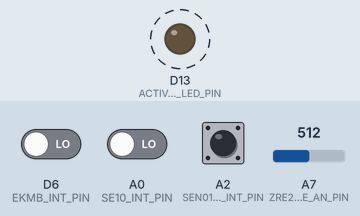
This program was run on a simulated Adafruit Feather M0. Shown: output pins drawn as LEDs (lit = HIGH). Dashed ring = blinking. Inputs (shaded band) come from the test bench; at power-on: D6 (EKMB_INT_PIN) LOW, A0 (SE10_INT_PIN) LOW, A2 (SEN0192_INT_PIN) HIGH, A7 (ZRE200GE_AN_PIN) = 512 (analog values on the 0–1023 scale).

Above: at 0.2 s.
Timing chart, 0 to 3.0 s (numbered marks = the images above):
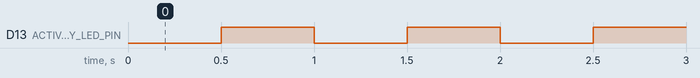

The program:

main.cpp
```cpp
// (licence header left out)
#include <Arduino.h>

// #define DEBUG

#define MOTION_START 0xFE
#define REMOTE_END 0xFF

#define SEN0192_INT_PIN A2
#define SE10_INT_PIN A0
#define ZRE200GE_AN_PIN A7
#define EKMB_INT_PIN 6
#define SEN0192_MIN_PULSE_WIDTH 5
#define SE10_MIN_PULSE_WIDTH 5
#define SEN0192_ID 0
#define SE10_ID 1
#define ZRE200GE_ID 2
#define EKMB_ID 3
#define ZRE200GE_DC_OFFSET 2308
#define ZRE200GE_DETECT_T 500
#define ZRE200GE_THRESHOLD 120

#define ACTIVITY_LED_PIN 13


class Motion {
    uint8_t _sensor_id;
    uint32_t _cntr;
    uint8_t _overflow;
  public:
    void init(uint8_t sensor_id);
    void record_motion(void);
    void reset_count(void);
    uint32_t get_count(void) {return _cntr;}
};

void Motion::init(uint8_t sensor_id)
{
    uint32_t i = 0;
    _sensor_id = sensor_id;
    _cntr = 0;
    _overflow = 0;
}
void Motion::record_motion(void)
{
    _cntr++;
}

void Motion::reset_count(void)
{
    _cntr = 0;
}

uint8_t total_sensors = 4;
Motion sen0192_motion, se10_motion, zre200ge_motion, ekmb_motion;
String serial_data_string;
uint8_t act_led_state = 0;

uint32_t zre200ge_detect_millis = 0;

volatile uint8_t sen0192_detected, se10_detected,zre200ge_detected,ekmb_detected;

void sen0192_motion_detected(void);
void se10_motion_detected(void);
void ekmb_motion_detected(void);

void setup()
{
    #ifdef DEBUG
    Serial.begin(115200);
    #endif
    Serial1.begin(9600); //XBee com port
    analogReadResolution(12);
    pinMode(SEN0192_INT_PIN, INPUT);
    pinMode(SE10_INT_PIN, INPUT);
    pinMode(EKMB_INT_PIN, INPUT);
    pinMode(ZRE200GE_AN_PIN, INPUT);
    pinMode(ACTIVITY_LED_PIN, OUTPUT);
    sen0192_detected = 0;
    se10_detected = 0;
    sen0192_motion.init(SEN0192_ID);
    se10_motion.init(SE10_ID);
    zre200ge_motion.init(ZRE200GE_ID);
    ekmb_motion.init(EKMB_ID);
    attachInterrupt(digitalPinToInterrupt(SEN0192_INT_PIN),sen0192_motion_detected,FALLING);
    attachInterrupt(digitalPinToInterrupt(SE10_INT_PIN),se10_motion_detected,RISING);
    attachInterrupt(digitalPinToInterrupt(EKMB_INT_PIN),ekmb_motion_detected,RISING);
}

void loop()
{
    //Check if motion was detected
    uint16_t zre200ge_an_tmp = analogRead(ZRE200GE_AN_PIN);
    if((zre200ge_an_tmp > (ZRE200GE_DC_OFFSET + ZRE200GE_THRESHOLD)) || (zre200ge_an_tmp < (ZRE200GE_DC_OFFSET - ZRE200GE_THRESHOLD)))
    {
        if(millis()-zre200ge_detect_millis >= ZRE200GE_DETECT_T)
        {
            zre200ge_detect_millis = millis();
            zre200ge_detected = 1;
        }
    }
    // #ifdef DEBUG
    // Serial.println(zre200ge_an_tmp);
    // #endif
    // delay(1000);
    if(sen0192_detected)
    {
        sen0192_detected = 0;
        sen0192_motion.record_motion();
        #ifdef DEBUG
        Serial.println("SEN0192 Deteceted a rat!!!");
        #endif
        act_led_state = !act_led_state;
        digitalWrite(ACTIVITY_LED_PIN,act_led_state);
    }
    if(se10_detected)
    {
        se10_detected = 0;
        se10_motion.record_motion();
        #ifdef DEBUG
        Serial.println("SE-10 Deteceted a rat!!!");
        #endif
        act_led_state = !act_led_state;
        digitalWrite(ACTIVITY_LED_PIN,act_led_state);
    }
    if(zre200ge_detected)
    {
        zre200ge_detected = 0;
        zre200ge_motion.record_motion();
        #ifdef DEBUG
        Serial.println("ZRE200GE Deteceted a rat!!!");
        #endif
        act_led_state = !act_led_state;
        digitalWrite(ACTIVITY_LED_PIN,act_led_state);
    }
    if(ekmb_detected)
    {
        ekmb_detected = 0;
        ekmb_motion.record_motion();
        #ifdef DEBUG
        Serial.println("EKMB1101111 Deteceted a rat!!!");
        #endif
        act_led_state = !act_led_state;
        digitalWrite(ACTIVITY_LED_PIN,act_led_state);
    }

    while(Serial1.available())
    {
        char start_char = Serial1.read();
        if(start_char == (char)MOTION_START)
        {
            Serial1.write(MOTION_START);
            Serial1.print(String(sen0192_motion.get_count())+","+String(se10_motion.get_count())+","+String(zre200ge_motion.get_count())+","+String(ekmb_motion.get_count()));
            Serial1.write(REMOTE_END);
            sen0192_motion.reset_count();
            se10_motion.reset_count();
            zre200ge_motion.reset_count();
            ekmb_motion.reset_count();
        }
    }
}

void sen0192_motion_detected(void)
{
        sen0192_detected = 1;
}
void se10_motion_detected(void)
{
        se10_detected = 1;
}
void ekmb_motion_detected(void)
{
        ekmb_detected = 1;
}
```

Measured:
- by itself, D13 (ACTIVITY_LED_PIN): alternates HIGH for 0.50 s and LOW for 0.50 s
